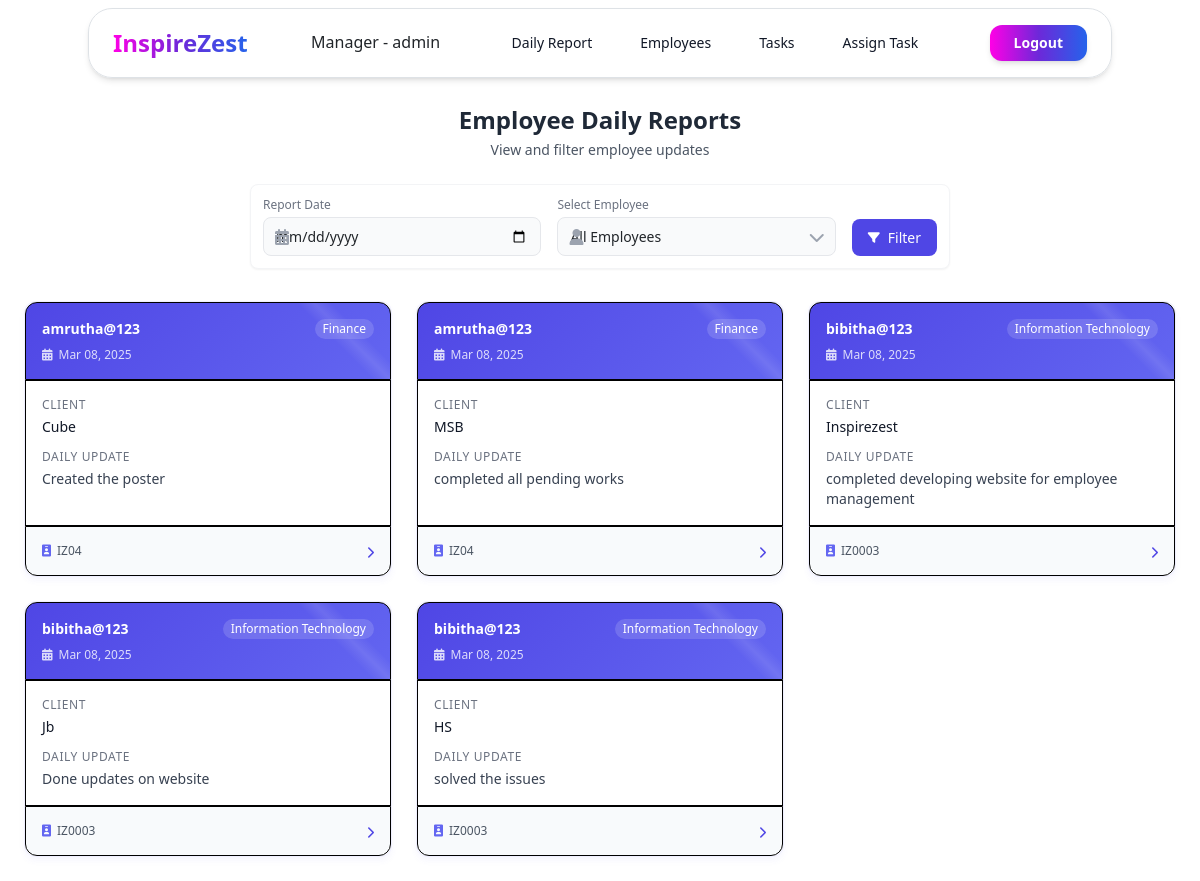
/manager/employee/dailyreport/list/ (signed in), run on the app's committed database.
### app/models.py (models this page shows, shortened)
class CustomUser(AbstractUser):
    DEPARTMENT_CHOICES = [
        ('HR', 'Human Resources'),
        ('IT', 'Information Technology'),
        ('FIN', 'Finance'),
        ('MKT', 'Marketing'),
        ('OPS', 'Operations'),
    ]
    is_verified = models.BooleanField(default=False)
    otp = models.CharField(max_length=10, null=True, blank=True)
    email = models.EmailField(unique=True)
    employee_id = models.CharField(max_length=10, unique=True, null=True)
    department = models.CharField(max_length=3, choices=DEPARTMENT_CHOICES, null=True, blank=True)
    joining_date = models.DateField(null=True, blank=True)
    def __str__(self):
        if self.is_superuser:
            return f"Manager - {self.username}"
        return f"{self.employee_id} - {self.username}"

class DailyReport(models.Model):
    employee = models.ForeignKey(CustomUser, on_delete=models.CASCADE)
    client_name = models.CharField(max_length=255)
    report_date = models.DateField(default=timezone.now)
    todays_update = models.TextField()

### app/views.py (the view)
# urls.py: path('manager/employee/dailyreport/list/',views.Manager_employee_daily_report_view,name='manager-daily-report-list'),
def Manager_employee_daily_report_view(request):
    if not request.user.is_superuser:
        return redirect('employee-dashboard')
    reports = DailyReport.objects.all()
    selected_date = request.GET.get('date')
    selected_employee = request.GET.get('employee')
    if selected_date:
        try:
            filter_date = timezone.datetime.strptime(selected_date, '%Y-%m-%d').date()
            reports = reports.filter(report_date=filter_date)
        except ValueError:
            messages.error(request, "Invalid date format")
    if selected_employee:
        reports = reports.filter(employee=selected_employee)
    employees = CustomUser.objects.filter(is_superuser=False)
    reports = reports.order_by('-report_date')
    context = {
        'qs': reports,
        'employees': employees,
        'selected_date': selected_date,
        'selected_employee': selected_employee,
        'today': timezone.now().date()
    }
    return render(request, 'Manager_employee_daily_report.html', context)

### app/templates/Manager_employee_daily_report.html (shortened to what this page needs)
{% extends "admin_base.html" %}
{% load widget_tweaks %}
{% block main_block %}
<link href="https://unpkg.com/aos@2.3.1/dist/aos.css" rel="stylesheet">
<div class="page-container mt-20">
    <div class="text-center mt-20 mb-4" data-aos="fade-down">
        <h1 class="text-2xl font-bold text-gray-800">Employee Daily Reports</h1>
        <p class="text-sm text-gray-600 mt-1">View and filter employee updates</p>
    </div>
    <div class="filter-section" data-aos="fade-up">
        <form method="get" class="flex flex-wrap items-end gap-3">
            <div class="flex-1 min-w-[160px]">
                <label class="block text-xs font-medium text-gray-500 mb-1">Report Date</label>
                <div class="relative">
                    <input type="date"
                        name="date"
                        value="{{ selected_date }}"
                        max="{{ today|date:'Y-m-d' }}"
                        class="filter-input w-full pl-8">
                    <i class="fas fa-calendar-alt absolute left-3 top-1/2 -translate-y-1/2 text-gray-400"></i>
                </div>
            </div>
            <div class="flex-1 min-w-[180px]">
                <label class="block text-xs font-medium text-gray-500 mb-1">Select Employee</label>
                <div class="relative">
                    <select name="employee" class="filter-input w-full appearance-none pl-8 pr-8">
                        <option value="">All Employees</option>
                    </select>
                    <i class="fas fa-user absolute left-3 top-1/2 -translate-y-1/2 text-gray-400"></i>
                </div>
            </div>
            <button type="submit" class="filter-button whitespace-nowrap">
                <i class="fas fa-filter text-xs"></i>
                <span>Filter</span>
            </button>
        </form>
    </div>
    {% if qs %}
    <div class="grid grid-cols-1 md:grid-cols-2 lg:grid-cols-3 xl:grid-cols-4 gap-4">
        {% for report in qs %}
        <div class="report-card" data-aos="fade-up" data-aos-delay="{{ forloop.counter|add:100 }}">
            <div class="report-header border border-black">
                <div class="flex items-start justify-between mb-2">
                    <h3 class="text-sm font-semibold text-white truncate">{{ report.employee.username }}</h3>
                    <span class="department-badge px-2 py-0.5 rounded-full text-xs font-medium text-white">
                        {{ report.employee.get_department_display }}
                    </span>
                </div>
                <div class="flex items-center text-white/80 text-xs">
                    <i class="fas fa-calendar-alt mr-1.5"></i>
                    <span>{{ report.report_date|date:"M d, Y" }}</span>
                </div>
            </div>
            <div class="report-content border border-black">
                <div class="space-y-3">
                    <div>
                        <h4 class="text-xs font-medium text-gray-500 uppercase tracking-wider mb-1">Client</h4>
                        <p class="text-sm text-gray-900">{{ report.client_name }}</p>
                    </div>
                    <div>
                        <h4 class="text-xs font-medium text-gray-500 uppercase tracking-wider mb-1">Daily Update</h4>
                        <p class="text-sm text-gray-700 line-clamp-3">{{ report.todays_update }}</p>
                    </div>
                </div>
            </div>
            <div class="report-footer border border-black">
                <div class="flex justify-between items-center">
                    <div class="flex items-center gap-1.5 text-xs text-gray-600">
                        <i class="fas fa-id-badge text-indigo-500"></i>
                        <span>{{ report.employee.employee_id }}</span>
                    </div>
                    <button class="text-indigo-600 hover:text-indigo-800 transition-colors duration-200">
                        <i class="fas fa-chevron-right text-xs"></i>
                    </button>
                </div>
            </div>
        </div>
        {% endfor %}
    </div>
    {% endif %}
</div>
{% endblock %}

### app/templates/admin_base.html (shortened to what this page needs)
<!DOCTYPE html>
<html lang="en">
<head>
        <link href="https://cdn.jsdelivr.net/npm/bootstrap@5.3.3/dist/css/bootstrap.min.css" rel="stylesheet"
>
    <link href="https://unpkg.com/aos@2.3.1/dist/aos.css" rel="stylesheet">
    <script src="https://cdn.tailwindcss.com"></script>
    <link rel="stylesheet" href="https://cdnjs.cloudflare.com/ajax/libs/font-awesome/6.0.0/css/all.min.css">
</head>
<body>
    <header class="fixed inset-x-0 top-0 z-30 mx-auto w-full max-w-screen-md border border-gray-100
    bg-white/90 py-3 mt-2 shadow-md backdrop-blur-lg md:top-6 md:rounded-3xl lg:max-w-screen-lg" data-aos="flip-down" data-aos-delay="500" >
    <div class="px-6" >
        <div class="flex items-center justify-between">
            <div class="flex items-center space-x-2">
                <span class="logo-text">InspireZest</span>
            </div>
            <h1>{{request.user}}</h1>
            <div class="hidden md:flex md:items-center md:justify-center md:gap-8">
                <a href="{%url 'manager-daily-report-list'%}" class="nav-link px-2 py-2 text-sm font-medium text-gray-900">
                    Daily Report
                </a>
                <a href="{%url 'manager-employee-list'%}" class="nav-link px-2 py-2 text-sm font-medium text-gray-900">
                    Employees
                </a>
                <a href="{%url 'manager-task-list'%}" class="nav-link px-2 py-2 text-sm font-medium text-gray-900">
                    Tasks
                </a>
                <a href="{%url 'assign-task-employee'%}" class="nav-link px-2 py-2 text-sm font-medium text-gray-900">
                    Assign Task
                </a>
            </div>
            <div class="flex items-center justify-end gap-4">
                <a class="inline-flex items-center justify-center rounded-xl bg-blue-600 px-4 py-2 text-sm
                    font-semibold text-white shadow-md transition-all duration-200 hover:bg-blue-500
                    hover:shadow-lg focus:ring-2 focus:ring-blue-600 focus:ring-offset-2" href="{% url 'login' %}">
                    Logout
                </a>
            </div>
        </div>
    </div>
</header>
    {%block main_block%}
    {%endblock%}
</body>
</html>

### app/templates/admin_base.html (style rules this page uses)
.nav-link::before { content: ''; position: absolute; bottom: 0; left: 0; width: 0; height: 2px; background-color: #2563eb; transition: width 0.3s ease; }
.nav-link { position: relative; transition: color 0.3s ease; }
.logo-text { font-size: 1.5rem; font-weight: 700; background: linear-gradient( to right, #ff00e6 0%, #6d28d9 50%, #2563eb 100% ); -webkit-background-clip: text; background-clip: text; -webkit-text-fill-color: transparent; position: relative; display: inline-block; }
.logo-text::after { content: ''; position: absolute; bottom: -2px; left: 0; width: 100%; height: 2px; background: inherit; opacity: 0; transition: opacity 0.3s ease; }
.inline-flex { display: inline-flex; background: linear-gradient( to right, #ff00e6 0%, #6d28d9 50%, #2563eb 100% ); transition: all 0.3s ease; }

### app/templates/Manager_employee_daily_report.html (style rules this page uses)
.page-container { max-width: 1440px; margin: 0 auto; padding: 1.5rem; }
.report-card { background: white; border-radius: 12px; box-shadow: 0 4px 6px rgba(99, 102, 241, 0.05); transition: all 0.3s ease; border: 1px solid rgba(99, 102, 241, 0.1); height: 100%; display: flex; flex-direction: column; }
.report-header { background: linear-gradient(135deg, #4f46e5, #6366f1); padding: 1rem; border-radius: 12px 12px 0 0; position: relative; overflow: hidden; }
.report-header::after { content: ''; position: absolute; top: 0; left: 0; right: 0; bottom: 0; background: linear-gradient(45deg, transparent 48%, rgba(255,255,255,0.1) 50%, transparent 52%); background-size: 200% 200%; animation: shimmer 3s infinite; }
.report-content { flex: 1; padding: 1rem; display: flex; flex-direction: column; }
.report-footer { padding: 0.75rem 1rem; background: #f8fafc; border-top: 1px solid #e5e7eb; border-radius: 0 0 12px 12px; }
.department-badge { background: rgba(255, 255, 255, 0.15); backdrop-filter: blur(8px); }
.filter-section { background-color: white; border-radius: 0.5rem; box-shadow: 0 1px 2px rgba(0, 0, 0, 0.05); padding: 0.75rem; border: 1px solid #f3f4f6; max-width: 700px; margin: 0 auto 2rem; }
.filter-input { padding: 0.5rem 0.75rem; font-size: 0.875rem; background-color: #f9fafb; border: 1px solid #e5e7eb; border-radius: 0.5rem; transition: all 0.2s; }
.filter-button { padding: 0.5rem 1rem; background-color: #4f46e5; color: white; font-size: 0.875rem; font-weight: 500; border-radius: 0.5rem; display: flex; align-items: center; gap: 0.5rem; transition: all 0.2s; }

### data on the page
CustomUser: user "Manager - admin"
DailyReport: employee.username "amrutha@123", employee.department "Finance", report_date "Mar 08, 2025", client_name "Cube", todays_update "Created the poster", employee.employee_id "IZ04"
DailyReport: employee.username "amrutha@123", employee.department "Finance", report_date "Mar 08, 2025", client_name "MSB", todays_update "completed all pending works", employee.employee_id "IZ04"
DailyReport: employee.username "bibitha@123", employee.department "Information Technology", report_date "Mar 08, 2025", client_name "Inspirezest", todays_update "completed developing website for employee management", employee.employee_id "IZ0003"
DailyReport: employee.username "bibitha@123", employee.department "Information Technology", report_date "Mar 08, 2025", client_name "Jb", todays_update "Done updates on website", employee.employee_id "IZ0003"
DailyReport: employee.username "bibitha@123", employee.department "Information Technology", report_date "Mar 08, 2025", client_name "HS", todays_update "solved the issues", employee.employee_id "IZ0003"
